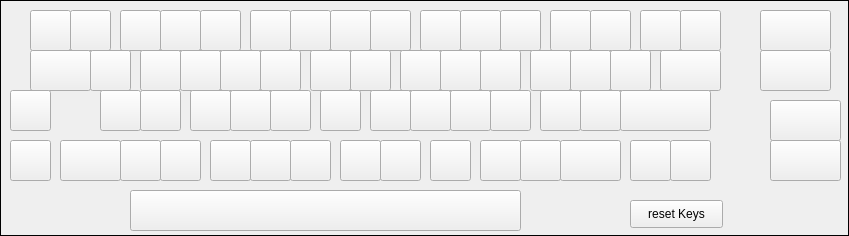
<?xml version="1.0" encoding="UTF-8"?>
<ui version="4.0">
 <class>KeyboardWidget</class>
 <widget class="QWidget" name="KeyboardWidget">
  <property name="geometry">
   <rect>
    <x>0</x>
    <y>0</y>
    <width>849</width>
    <height>236</height>
   </rect>
  </property>
  <property name="windowTitle">
   <string>Form</string>
  </property>
  <widget class="QLabel" name="keyboardImage">
   <property name="geometry">
    <rect>
     <x>0</x>
     <y>0</y>
     <width>849</width>
     <height>236</height>
    </rect>
   </property>
   <property name="frameShape">
    <enum>QFrame::Box</enum>
   </property>
   <property name="frameShadow">
    <enum>QFrame::Plain</enum>
   </property>
   <property name="text">
    <string/>
   </property>
   <property name="pixmap">
    <pixmap resource="../../../data/data_res.qrc">:/c64_images/C64C_cropped.jpg</pixmap>
   </property>
   <property name="scaledContents">
    <bool>true</bool>
   </property>
  </widget>
  <widget class="QPushButton" name="keySpace">
   <property name="geometry">
    <rect>
     <x>130</x>
     <y>190</y>
     <width>391</width>
     <height>41</height>
    </rect>
   </property>
   <property name="flat">
    <bool>false</bool>
   </property>
  </widget>
  <widget class="QPushButton" name="keyLeft">
   <property name="geometry">
    <rect>
     <x>30</x>
     <y>10</y>
     <width>41</width>
     <height>41</height>
    </rect>
   </property>
   <property name="flat">
    <bool>false</bool>
   </property>
  </widget>
  <widget class="QPushButton" name="key1">
   <property name="geometry">
    <rect>
     <x>70</x>
     <y>10</y>
     <width>41</width>
     <height>41</height>
    </rect>
   </property>
   <property name="flat">
    <bool>false</bool>
   </property>
  </widget>
  <widget class="QPushButton" name="key2">
   <property name="geometry">
    <rect>
     <x>120</x>
     <y>10</y>
     <width>41</width>
     <height>41</height>
    </rect>
   </property>
   <property name="flat">
    <bool>false</bool>
   </property>
  </widget>
  <widget class="QPushButton" name="key3">
   <property name="geometry">
    <rect>
     <x>160</x>
     <y>10</y>
     <width>41</width>
     <height>41</height>
    </rect>
   </property>
   <property name="flat">
    <bool>false</bool>
   </property>
  </widget>
  <widget class="QPushButton" name="key4">
   <property name="geometry">
    <rect>
     <x>200</x>
     <y>10</y>
     <width>41</width>
     <height>41</height>
    </rect>
   </property>
   <property name="flat">
    <bool>false</bool>
   </property>
  </widget>
  <widget class="QPushButton" name="key5">
   <property name="geometry">
    <rect>
     <x>250</x>
     <y>10</y>
     <width>41</width>
     <height>41</height>
    </rect>
   </property>
   <property name="flat">
    <bool>false</bool>
   </property>
  </widget>
  <widget class="QPushButton" name="key6">
   <property name="geometry">
    <rect>
     <x>290</x>
     <y>10</y>
     <width>41</width>
     <height>41</height>
    </rect>
   </property>
   <property name="flat">
    <bool>false</bool>
   </property>
  </widget>
  <widget class="QPushButton" name="key7">
   <property name="geometry">
    <rect>
     <x>330</x>
     <y>10</y>
     <width>41</width>
     <height>41</height>
    </rect>
   </property>
   <property name="flat">
    <bool>false</bool>
   </property>
  </widget>
  <widget class="QPushButton" name="key8">
   <property name="geometry">
    <rect>
     <x>370</x>
     <y>10</y>
     <width>41</width>
     <height>41</height>
    </rect>
   </property>
   <property name="flat">
    <bool>false</bool>
   </property>
  </widget>
  <widget class="QPushButton" name="key9">
   <property name="geometry">
    <rect>
     <x>420</x>
     <y>10</y>
     <width>41</width>
     <height>41</height>
    </rect>
   </property>
   <property name="flat">
    <bool>false</bool>
   </property>
  </widget>
  <widget class="QPushButton" name="key0">
   <property name="geometry">
    <rect>
     <x>460</x>
     <y>10</y>
     <width>41</width>
     <height>41</height>
    </rect>
   </property>
   <property name="flat">
    <bool>false</bool>
   </property>
  </widget>
  <widget class="QPushButton" name="keyPlus">
   <property name="geometry">
    <rect>
     <x>500</x>
     <y>10</y>
     <width>41</width>
     <height>41</height>
    </rect>
   </property>
   <property name="flat">
    <bool>false</bool>
   </property>
  </widget>
  <widget class="QPushButton" name="keyMinus">
   <property name="geometry">
    <rect>
     <x>550</x>
     <y>10</y>
     <width>41</width>
     <height>41</height>
    </rect>
   </property>
   <property name="flat">
    <bool>false</bool>
   </property>
  </widget>
  <widget class="QPushButton" name="keyPound">
   <property name="geometry">
    <rect>
     <x>590</x>
     <y>10</y>
     <width>41</width>
     <height>41</height>
    </rect>
   </property>
   <property name="flat">
    <bool>false</bool>
   </property>
  </widget>
  <widget class="QPushButton" name="keyHome">
   <property name="geometry">
    <rect>
     <x>640</x>
     <y>10</y>
     <width>41</width>
     <height>41</height>
    </rect>
   </property>
   <property name="flat">
    <bool>false</bool>
   </property>
  </widget>
  <widget class="QPushButton" name="keyDel">
   <property name="geometry">
    <rect>
     <x>680</x>
     <y>10</y>
     <width>41</width>
     <height>41</height>
    </rect>
   </property>
   <property name="flat">
    <bool>false</bool>
   </property>
  </widget>
  <widget class="QPushButton" name="keyF1">
   <property name="geometry">
    <rect>
     <x>760</x>
     <y>10</y>
     <width>71</width>
     <height>41</height>
    </rect>
   </property>
   <property name="flat">
    <bool>false</bool>
   </property>
  </widget>
  <widget class="QPushButton" name="keyF3">
   <property name="geometry">
    <rect>
     <x>760</x>
     <y>50</y>
     <width>71</width>
     <height>41</height>
    </rect>
   </property>
   <property name="flat">
    <bool>false</bool>
   </property>
  </widget>
  <widget class="QPushButton" name="keyF5">
   <property name="geometry">
    <rect>
     <x>770</x>
     <y>100</y>
     <width>71</width>
     <height>41</height>
    </rect>
   </property>
   <property name="flat">
    <bool>false</bool>
   </property>
  </widget>
  <widget class="QPushButton" name="keyF7">
   <property name="geometry">
    <rect>
     <x>770</x>
     <y>140</y>
     <width>71</width>
     <height>41</height>
    </rect>
   </property>
   <property name="flat">
    <bool>false</bool>
   </property>
  </widget>
  <widget class="QPushButton" name="keyCtrl">
   <property name="geometry">
    <rect>
     <x>30</x>
     <y>50</y>
     <width>61</width>
     <height>41</height>
    </rect>
   </property>
   <property name="flat">
    <bool>false</bool>
   </property>
  </widget>
  <widget class="QPushButton" name="keyQ">
   <property name="geometry">
    <rect>
     <x>90</x>
     <y>50</y>
     <width>41</width>
     <height>41</height>
    </rect>
   </property>
   <property name="flat">
    <bool>false</bool>
   </property>
  </widget>
  <widget class="QPushButton" name="keyW">
   <property name="geometry">
    <rect>
     <x>140</x>
     <y>50</y>
     <width>41</width>
     <height>41</height>
    </rect>
   </property>
   <property name="flat">
    <bool>false</bool>
   </property>
  </widget>
  <widget class="QPushButton" name="keyE">
   <property name="geometry">
    <rect>
     <x>180</x>
     <y>50</y>
     <width>41</width>
     <height>41</height>
    </rect>
   </property>
   <property name="flat">
    <bool>false</bool>
   </property>
  </widget>
  <widget class="QPushButton" name="keyR">
   <property name="geometry">
    <rect>
     <x>220</x>
     <y>50</y>
     <width>41</width>
     <height>41</height>
    </rect>
   </property>
   <property name="flat">
    <bool>false</bool>
   </property>
  </widget>
  <widget class="QPushButton" name="keyT">
   <property name="geometry">
    <rect>
     <x>260</x>
     <y>50</y>
     <width>41</width>
     <height>41</height>
    </rect>
   </property>
   <property name="flat">
    <bool>false</bool>
   </property>
  </widget>
  <widget class="QPushButton" name="keyY">
   <property name="geometry">
    <rect>
     <x>310</x>
     <y>50</y>
     <width>41</width>
     <height>41</height>
    </rect>
   </property>
   <property name="flat">
    <bool>false</bool>
   </property>
  </widget>
  <widget class="QPushButton" name="keyU">
   <property name="geometry">
    <rect>
     <x>350</x>
     <y>50</y>
     <width>41</width>
     <height>41</height>
    </rect>
   </property>
   <property name="flat">
    <bool>false</bool>
   </property>
  </widget>
  <widget class="QPushButton" name="keyI">
   <property name="geometry">
    <rect>
     <x>400</x>
     <y>50</y>
     <width>41</width>
     <height>41</height>
    </rect>
   </property>
   <property name="flat">
    <bool>false</bool>
   </property>
  </widget>
  <widget class="QPushButton" name="keyO">
   <property name="geometry">
    <rect>
     <x>440</x>
     <y>50</y>
     <width>41</width>
     <height>41</height>
    </rect>
   </property>
   <property name="flat">
    <bool>false</bool>
   </property>
  </widget>
  <widget class="QPushButton" name="keyP">
   <property name="geometry">
    <rect>
     <x>480</x>
     <y>50</y>
     <width>41</width>
     <height>41</height>
    </rect>
   </property>
   <property name="flat">
    <bool>false</bool>
   </property>
  </widget>
  <widget class="QPushButton" name="keyAt">
   <property name="geometry">
    <rect>
     <x>530</x>
     <y>50</y>
     <width>41</width>
     <height>41</height>
    </rect>
   </property>
   <property name="flat">
    <bool>false</bool>
   </property>
  </widget>
  <widget class="QPushButton" name="keyAsterisk">
   <property name="geometry">
    <rect>
     <x>570</x>
     <y>50</y>
     <width>41</width>
     <height>41</height>
    </rect>
   </property>
   <property name="flat">
    <bool>false</bool>
   </property>
  </widget>
  <widget class="QPushButton" name="keyUp">
   <property name="geometry">
    <rect>
     <x>610</x>
     <y>50</y>
     <width>41</width>
     <height>41</height>
    </rect>
   </property>
   <property name="flat">
    <bool>false</bool>
   </property>
  </widget>
  <widget class="QPushButton" name="keyRestore">
   <property name="geometry">
    <rect>
     <x>660</x>
     <y>50</y>
     <width>61</width>
     <height>41</height>
    </rect>
   </property>
   <property name="flat">
    <bool>false</bool>
   </property>
  </widget>
  <widget class="QPushButton" name="keyRunStop">
   <property name="geometry">
    <rect>
     <x>10</x>
     <y>90</y>
     <width>41</width>
     <height>41</height>
    </rect>
   </property>
   <property name="flat">
    <bool>false</bool>
   </property>
  </widget>
  <widget class="QPushButton" name="keyA">
   <property name="geometry">
    <rect>
     <x>100</x>
     <y>90</y>
     <width>41</width>
     <height>41</height>
    </rect>
   </property>
   <property name="flat">
    <bool>false</bool>
   </property>
  </widget>
  <widget class="QPushButton" name="keyS">
   <property name="geometry">
    <rect>
     <x>140</x>
     <y>90</y>
     <width>41</width>
     <height>41</height>
    </rect>
   </property>
   <property name="flat">
    <bool>false</bool>
   </property>
  </widget>
  <widget class="QPushButton" name="keyD">
   <property name="geometry">
    <rect>
     <x>190</x>
     <y>90</y>
     <width>41</width>
     <height>41</height>
    </rect>
   </property>
   <property name="flat">
    <bool>false</bool>
   </property>
  </widget>
  <widget class="QPushButton" name="keyF">
   <property name="geometry">
    <rect>
     <x>230</x>
     <y>90</y>
     <width>41</width>
     <height>41</height>
    </rect>
   </property>
   <property name="flat">
    <bool>false</bool>
   </property>
  </widget>
  <widget class="QPushButton" name="keyG">
   <property name="geometry">
    <rect>
     <x>270</x>
     <y>90</y>
     <width>41</width>
     <height>41</height>
    </rect>
   </property>
   <property name="flat">
    <bool>false</bool>
   </property>
  </widget>
  <widget class="QPushButton" name="keyH">
   <property name="geometry">
    <rect>
     <x>320</x>
     <y>90</y>
     <width>41</width>
     <height>41</height>
    </rect>
   </property>
   <property name="flat">
    <bool>false</bool>
   </property>
  </widget>
  <widget class="QPushButton" name="keyJ">
   <property name="geometry">
    <rect>
     <x>370</x>
     <y>90</y>
     <width>41</width>
     <height>41</height>
    </rect>
   </property>
   <property name="flat">
    <bool>false</bool>
   </property>
  </widget>
  <widget class="QPushButton" name="keyK">
   <property name="geometry">
    <rect>
     <x>410</x>
     <y>90</y>
     <width>41</width>
     <height>41</height>
    </rect>
   </property>
   <property name="flat">
    <bool>false</bool>
   </property>
  </widget>
  <widget class="QPushButton" name="keyL">
   <property name="geometry">
    <rect>
     <x>450</x>
     <y>90</y>
     <width>41</width>
     <height>41</height>
    </rect>
   </property>
   <property name="flat">
    <bool>false</bool>
   </property>
  </widget>
  <widget class="QPushButton" name="keyColon">
   <property name="geometry">
    <rect>
     <x>490</x>
     <y>90</y>
     <width>41</width>
     <height>41</height>
    </rect>
   </property>
   <property name="flat">
    <bool>false</bool>
   </property>
  </widget>
  <widget class="QPushButton" name="keySemicolon">
   <property name="geometry">
    <rect>
     <x>540</x>
     <y>90</y>
     <width>41</width>
     <height>41</height>
    </rect>
   </property>
   <property name="flat">
    <bool>false</bool>
   </property>
  </widget>
  <widget class="QPushButton" name="keyEquals">
   <property name="geometry">
    <rect>
     <x>580</x>
     <y>90</y>
     <width>41</width>
     <height>41</height>
    </rect>
   </property>
   <property name="flat">
    <bool>false</bool>
   </property>
  </widget>
  <widget class="QPushButton" name="keyReturn">
   <property name="geometry">
    <rect>
     <x>620</x>
     <y>90</y>
     <width>91</width>
     <height>41</height>
    </rect>
   </property>
   <property name="flat">
    <bool>false</bool>
   </property>
  </widget>
  <widget class="QPushButton" name="keyCommodore">
   <property name="geometry">
    <rect>
     <x>10</x>
     <y>140</y>
     <width>41</width>
     <height>41</height>
    </rect>
   </property>
   <property name="flat">
    <bool>false</bool>
   </property>
  </widget>
  <widget class="QPushButton" name="keyLShift">
   <property name="geometry">
    <rect>
     <x>60</x>
     <y>140</y>
     <width>61</width>
     <height>41</height>
    </rect>
   </property>
   <property name="flat">
    <bool>false</bool>
   </property>
  </widget>
  <widget class="QPushButton" name="keyZ">
   <property name="geometry">
    <rect>
     <x>120</x>
     <y>140</y>
     <width>41</width>
     <height>41</height>
    </rect>
   </property>
   <property name="flat">
    <bool>false</bool>
   </property>
  </widget>
  <widget class="QPushButton" name="keyX">
   <property name="geometry">
    <rect>
     <x>160</x>
     <y>140</y>
     <width>41</width>
     <height>41</height>
    </rect>
   </property>
   <property name="flat">
    <bool>false</bool>
   </property>
  </widget>
  <widget class="QPushButton" name="keyC">
   <property name="geometry">
    <rect>
     <x>210</x>
     <y>140</y>
     <width>41</width>
     <height>41</height>
    </rect>
   </property>
   <property name="flat">
    <bool>false</bool>
   </property>
  </widget>
  <widget class="QPushButton" name="keyV">
   <property name="geometry">
    <rect>
     <x>250</x>
     <y>140</y>
     <width>41</width>
     <height>41</height>
    </rect>
   </property>
   <property name="flat">
    <bool>false</bool>
   </property>
  </widget>
  <widget class="QPushButton" name="keyB">
   <property name="geometry">
    <rect>
     <x>290</x>
     <y>140</y>
     <width>41</width>
     <height>41</height>
    </rect>
   </property>
   <property name="flat">
    <bool>false</bool>
   </property>
  </widget>
  <widget class="QPushButton" name="keyN">
   <property name="geometry">
    <rect>
     <x>340</x>
     <y>140</y>
     <width>41</width>
     <height>41</height>
    </rect>
   </property>
   <property name="flat">
    <bool>false</bool>
   </property>
  </widget>
  <widget class="QPushButton" name="keyM">
   <property name="geometry">
    <rect>
     <x>380</x>
     <y>140</y>
     <width>41</width>
     <height>41</height>
    </rect>
   </property>
   <property name="flat">
    <bool>false</bool>
   </property>
  </widget>
  <widget class="QPushButton" name="keyComma">
   <property name="geometry">
    <rect>
     <x>430</x>
     <y>140</y>
     <width>41</width>
     <height>41</height>
    </rect>
   </property>
   <property name="flat">
    <bool>false</bool>
   </property>
  </widget>
  <widget class="QPushButton" name="keyPeriod">
   <property name="geometry">
    <rect>
     <x>480</x>
     <y>140</y>
     <width>41</width>
     <height>41</height>
    </rect>
   </property>
   <property name="flat">
    <bool>false</bool>
   </property>
  </widget>
  <widget class="QPushButton" name="keySlash">
   <property name="geometry">
    <rect>
     <x>520</x>
     <y>140</y>
     <width>41</width>
     <height>41</height>
    </rect>
   </property>
   <property name="flat">
    <bool>false</bool>
   </property>
  </widget>
  <widget class="QPushButton" name="keyRShift">
   <property name="geometry">
    <rect>
     <x>560</x>
     <y>140</y>
     <width>61</width>
     <height>41</height>
    </rect>
   </property>
   <property name="flat">
    <bool>false</bool>
   </property>
  </widget>
  <widget class="QPushButton" name="keyCursorDown">
   <property name="geometry">
    <rect>
     <x>630</x>
     <y>140</y>
     <width>41</width>
     <height>41</height>
    </rect>
   </property>
   <property name="flat">
    <bool>false</bool>
   </property>
  </widget>
  <widget class="QPushButton" name="keyCursorRight">
   <property name="geometry">
    <rect>
     <x>670</x>
     <y>140</y>
     <width>41</width>
     <height>41</height>
    </rect>
   </property>
   <property name="flat">
    <bool>false</bool>
   </property>
  </widget>
  <widget class="QPushButton" name="resetKeysButton">
   <property name="geometry">
    <rect>
     <x>630</x>
     <y>200</y>
     <width>93</width>
     <height>28</height>
    </rect>
   </property>
   <property name="text">
    <string>reset Keys</string>
   </property>
  </widget>
 </widget>
 <resources>
  <include location="../../../data/data_res.qrc"/>
 </resources>
 <connections/>
</ui>
